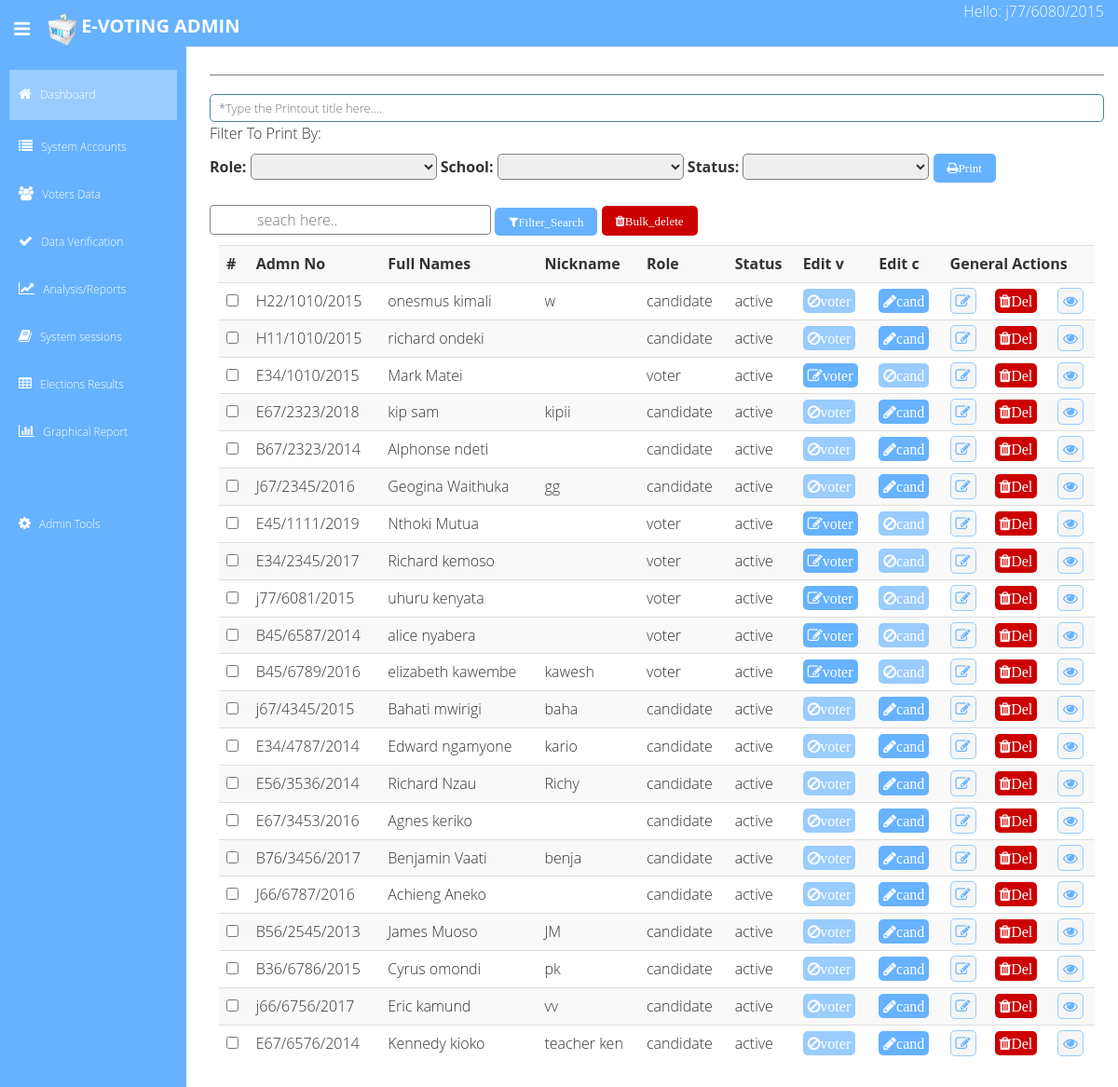
The app's page /admin/manage-voter.php (signed in) with its own data.
### tables this page shows
CREATE TABLE `users` (
  `id` int(11) NOT NULL,
  `name` varchar(100) NOT NULL,
  `username` varchar(40) NOT NULL,
  `password` varchar(256) DEFAULT '11111',
  `role` varchar(15) NOT NULL DEFAULT 'voter',
  `email` varchar(80) DEFAULT NULL,
  `reg_date` datetime NOT NULL DEFAULT current_timestamp()
);

CREATE TABLE `voters` (
  `id` int(11) NOT NULL,
  `name` varchar(100) NOT NULL,
  `admn_no` varchar(100) NOT NULL,
  `email` varchar(80) NOT NULL,
  `school` varchar(100) NOT NULL,
  `role` varchar(80) NOT NULL DEFAULT 'voter',
  `position` varchar(80) NOT NULL DEFAULT 'N/A',
  `category` varchar(80) NOT NULL DEFAULT 'N/A',
  `status` varchar(80) NOT NULL DEFAULT 'active',
  `reg_date` datetime NOT NULL DEFAULT current_timestamp(),
  `image` longblob NOT NULL,
  `voted` int(11) NOT NULL DEFAULT 0,
  `nickname` varchar(100) NOT NULL
);

### admin/manage-voter.php (the view, shortened to what this page needs)
<?php require_once('votersdb.php'); ?>
<?php
$query="SELECT * FROM users WHERE username= '".$_SESSION['username']."' ";
$results=mysqli_query($link,$query); ?>
<?php while($row=mysqli_fetch_array($results)){ ?>
  <?php  if(($row['role'])=='admin'): ?>
<?php require_once('header.php'); ?>
    <section id="main-content">
      <section class="wrapper site-min-height">
        <hr>
<?php
            function filterTable($query){
    $link=mysqli_connect('127.0.0.1','root','1234567','e-voting');
$filter_Result = mysqli_query($link,$query);
    return $filter_Result;
}
if(isset($_POST['searchbtn'])){
  $valueToSearch= $_POST['valueToSearch'];
$query = "SELECT * FROM voters WHERE name LIKE '%$valueToSearch%' OR admn_no LIKE '%$valueToSearch%' OR email LIKE '%$valueToSearch%' OR school LIKE '%$valueToSearch%' OR position LIKE '%$valueToSearch%' OR status LIKE '%$valueToSearch%' OR role LIKE '%$valueToSearch%' ORDER BY id DESC";
    $result = filterTable($query);
}
else{
 $query = "SELECT * FROM voters ORDER BY id DESC";
    $result= filterTable($query);
}
?>
<form action="votersdb.php" method="post" >
    <input type="text"  name="title" value="" placeholder="  *Type the Printout title here...." style="width:100%; height:30px; border-radius:5px;border:1px solid steelblue; font-size:13px;">
    <p>Filter To Print By:</p>
    <b>Role:</b>
    <select class="ins" name="role1">
    <option value=""></option>
    <option>Voter</option>
    </select>
     <b>School:</b>
    <select class="ins" name="school1">
      <option value=""></option>
     <option value="school of business">School of Business</option>
</select>
     <b>Status:</b>
    <select class="ins" name="status1">
    <option value=""></option>
    <option>Active</option>
    </select>
   <button type="submit" name="print"  class="btn" onclick= "target = '_blank'"><i class="fa fa-print">Print</i></button>
 <br><br>
<div class="Input-group1">
<input type="text"  name="valueToSearch" value="" class="search1" placeholder="seach here..">
<button type="submit" formaction="manage-voter.php" name="searchbtn" class="btn"><i class="fa fa-filter">Filter_Search</i> </button>
<button type="submit" name="bulk_del" class="btn-reset"><i class="fa fa-trash">Bulk_delete</i></button>
</div>
<div class="row-con">
<table class="table table-striped table-advance table-hover" >
          <tr bgcolor="gainsboro">
              <th>#</th>
              <th>Admn No</th>
              <th>Full Names</th>
              <th>Nickname</th>
              <th>Role</th>
              <th>Status</th>
              <th>Edit v</th>
              <th>Edit c</th>
              <th colspan="3">General Actions</th>
              </tr>
<?php if($result->num_rows>0): ?>
<?php while ($row = mysqli_fetch_array($result)) { ?>
		<tr>
            <td><input type="checkbox" name="checkbox[]" value="<?php echo $row['id']; ?>"></td>
			<td><?php echo $row['admn_no']; ?></td>
			<td><?php echo $row['name']; ?></td>
            <td><?php echo $row['nickname']; ?></td>
            <td><?php echo $row['role']; ?></td>
             <td><?php echo $row['status']; ?></td>
            <td>
                <?php if($row['role']=='candidate'): ?>
                <disabled a href="register-voter.php?edit=<?php echo $row['id']; ?>" class="edit_disabled" ><i class="fa fa-ban">voter</i></a>
                <?php else: ?>
				<a href="register-voter.php?edit=<?php echo $row['id']; ?>" class="edit_btn" ><i class="fa fa-edit">voter</i></a>
                <?php endif; ?>
            </td>
            <td>
                <?php if($row['role']=='voter'): ?>
                <disabled a href="register-candidate.php?alter=<?php echo $row['id']; ?>" class="edit_disabled" ><i class="fa fa-ban">cand</i></a>
                <?php else: ?>
            <a href="register-candidate.php?alter=<?php echo $row['id']; ?>" class="edit_btn" ><i class="fa fa-pencil">cand</i></a>
                <?php endif; ?>
            </td>
             <td>
				<a href="register.php?change_role=<?php echo $row['id']; ?>"
                   onclick="return confirm ('Are you sure you want to change  role for <?php echo $row['name'] ?> on Voters database ?')"
                   class="factory_btn" ><i class="fa fa-edit"></i></a>
            </td>
            <td>
				<a href="votersdb.php?delete=<?php echo $row['id']; ?>"
                   onclick="return confirm ('Confirm Deleting <?php echo $row['name'] ?> from Voters ?')"
                   class="del_btn" ><i class="fa fa-trash">Del</i></a>
            </td>
            <td>
            <a href="profile-info.php?viewvoter=<?php echo $row['id']; ?> " class="factory_btn" target = '_blank'><i class="fa fa-eye"></i></a>
            </td>
		</tr>
    <?php } ?>
    <?php else: ?>
<tr><td colspan="14"><i class="fa fa-remove"></i>No matches Found!</td></tr>
<?php endif; ?>
          </table>
        </div>
       </form>
    </section>
</section>
  <?php else: ?>
<?php require_once('error.php'); ?>
        <?php endif; }?>
</body>
</html>

### admin/header.php (shortened to what this page needs)
<!DOCTYPE html>
<html lang="en">
<head>
  <link href="lib/bootstrap/css/bootstrap.min.css" rel="stylesheet">
  <link href="lib/font-awesome/css/font-awesome.css" rel="stylesheet" />
  <link rel="stylesheet" type="text/css" href="css/zabuto_calendar.css">
  <link rel="stylesheet" type="text/css" href="lib/gritter/css/jquery.gritter.css" />
  <link href="css/style.css" rel="stylesheet">
  <link href="css/style-responsive.css" rel="stylesheet">
</head>
<body>
  <section id="container">
    <header class="header black-bg">
      <div class="sidebar-toggle-box">
        <div class="fa fa-bars tooltips" data-placement="right" data-original-title="Collapse Menu"></div>
      </div>
      <a href="index.php" class="logo"><b><img src="img/vote.png" width="40" height="40">E-VOTING ADMIN</b></a>
      <div class="top-menu">
        <ul class="nav pull-right top-menu">
             <li>
            <?php  if (isset($_SESSION['username'])) : ?>
                            Hello:
                    <?php echo $_SESSION['username']; ?>
                  <?php endif ?>
							</li>
        </ul>
      </div>
    </header>
    <aside>
      <div id="sidebar" class="nav-collapse ">
        <ul class="sidebar-menu" id="nav-accordion">
          <li class="mt">
            <a class="active" href="index.php">
              <i class="fa fa-home"></i>
              <span>Dashboard</span>
              </a>
          </li>
          <li class="sub-menu">
            <a href="javascript:;">
              <i class="fa fa-list"></i>
              <span>System Accounts</span>
              </a>
          </li>
          <li class="sub-menu">
            <a href="javascript:;">
              <i class="fa fa-group"></i>
              <span>Voters Data</span>
              </a>
          </li>
              <li class="sub-menu">
            <a href="javascript:;">
              <i class="fa fa-check"></i>
              <span>Data Verification</span>
              </a>
          </li>
              <li class="sub-menu">
            <a href="javascript:;">
              <i class="fa fa-line-chart"></i>
              <span>Analysis/Reports</span>
              </a>
          </li>
              <li class="sub-menu">
            <a href="javascript:;">
              <i class="fa fa-book"></i>
              <span>System sessions</span>
              </a>
          </li>
                <li class="sub-menu">
            <a href="javascript:;">
              <i class="fa fa-table"></i>
              <span>Elections Results</span>
              </a>
          </li>
                <li class="sub-menu">
            <a href="javascript:;">
              <i class="fa fa-bar-chart"></i>
              <span>Graphical Report</span>
              </a>
          </li>
        <br><br>
                   <li class="sub-menu">
            <a href="javascript:;">
              <i class="fa fa-cog"></i>
              <span>Admin Tools</span>
              </a>
          </li>
             </ul>
               </div>
    </aside>

### admin/css/style.css (style rules this page uses)
body { font-size:13px; }
ul li { list-style: none; }
a, a:hover, a:focus { text-decoration: none; outline: none; }
hr { margin-top: 20px; margin-bottom: 20px; border: 0; border-top: 1px solid #797979; }
#sidebar { width: 200px; height: 100%; position: fixed; background: #66b2ff; }
#sidebar ul li { position: relative; }
ul.sidebar-menu , ul.sidebar-menu li ul.sub { margin: -2px 0 0; padding: 0; }
ul.sidebar-menu { margin-top: 75px; }
ul.sidebar-menu li { margin-bottom: 5px; margin-left:10px; margin-right:10px; }
ul.sidebar-menu li.sub-menu { line-height: 15px; }
ul.sidebar-menu li a span { display: inline-block; }
ul.sidebar-menu li a { color: white; text-decoration: none; display: block; padding: 15px 0 15px 10px; font-size: 12px; outline: none; -webkit-transition: all 0.3s ease; -moz-transition: all 0.3s ease; -o-transition: all 0.3s ease; -ms-transition: all 0.3s ease; transition: all 0.3s ease; }
ul.sidebar-menu li a.active, ul.sidebar-menu li a:hover, ul.sidebar-menu li a:focus { background: #99ccff; color: white; display: block; -webkit-transition: all 0.3s ease; -moz-transition: all 0.3s ease; -o-transition: all 0.3s ease; -ms-transition: all 0.3s ease; transition: all 0.3s ease; }
ul.sidebar-menu li a i { font-size: 15px; padding-right: 6px; }
ul.sidebar-menu li a.active i { color: #fff; }
#main-content { margin-left: 210px; }
.header, .footer { padding: 0 15px; }
.header { position: fixed; left: 0; right: 0; z-index: 1002; }
.black-bg { background: #66b2ff; color: white; }
.wrapper { display: inline-block; margin-top: 60px; padding-left: 15px; padding-right: 15px; padding-bottom: 15px; padding-top: 0px; width: 100%; }
a.logo { font-size: 20px; color: white; float: left; margin-top: 10px; text-transform: uppercase; }
@media screen and (-webkit-min-device-pixel-ratio:0) { a.logo { font-size: 8px; color: white; float: left; text-transform: lowercase; } }
.sidebar-toggle-box { float: left; padding-right: 15px; margin-top: 20px; }
.sidebar-toggle-box .fa-bars { cursor:e-resize; display: inline-block; font-size: 20px; }
body { font: 16px/1.5em "Overpass", "Open Sans", Helvetica, sans-serif; color: #333; font-weight: 300; }
.btn { font-size: 13px; color: white; background: #66b2ff; padding: 6px 15px; border: none; border-radius: 5px; }
.btn-reset { font-size: 13px; color: white; background: #cc0000; padding: 4px 15px; border: none; border-radius: 5px; }
.edit_btn { text-decoration: none; padding: 2px 5px; color: white; background: #66b2ff; border-radius: 5px; }
.edit_disabled { color:white; cursor: not-allowed; text-decoration: none; padding: 2px 5px; background: #99ccff; border-radius: 5px; }
.factory_btn { text-decoration: none; padding: 2px 5px; color: #66b2ff; background: whitesmoke; border: 1px solid #99ccff; border-radius: 5px; }
.del_btn { text-decoration: none; padding: 2px 5px; color: white; border-radius: 3px; background: #cc0000; border-radius: 5px; }
.search1 { padding: 3px 50px; border: 1px solid gray; border-radius: 4px; }
.row-con { width: 100%; padding: 10px; border-radius: 5px; display: flex; overflow: auto; }
.ins { width: 200px; height: 28px; border-radius: 5px; border: 1px solid gray; }

### records on screen
voters: admn_no "H22/1010/2015", name "onesmus kimali", nickname "w", role "candidate", status "active"
voters: admn_no "H11/1010/2015", name "richard ondeki", role "candidate", status "active"
voters: admn_no "E34/1010/2015", name "Mark Matei", role "voter", status "active"
voters: admn_no "E67/2323/2018", name "kip sam", nickname "kipii", role "candidate", status "active"
voters: admn_no "B67/2323/2014", name "Alphonse ndeti", role "candidate", status "active"
voters: admn_no "J67/2345/2016", name "Geogina Waithuka", nickname "gg", role "candidate", status "active"
voters: admn_no "E45/1111/2019", name "Nthoki Mutua", role "voter", status "active"
voters: admn_no "E34/2345/2017", name "Richard kemoso", role "voter", status "active"
voters: admn_no "j77/6081/2015", name "uhuru kenyata", role "voter", status "active"
voters: admn_no "B45/6587/2014", name "alice nyabera", role "voter", status "active"
voters: admn_no "B45/6789/2016", name "elizabeth kawembe", nickname "kawesh", role "voter", status "active"
voters: admn_no "j67/4345/2015", name "Bahati mwirigi", nickname "baha", role "candidate", status "active"
voters: admn_no "E34/4787/2014", name "Edward ngamyone", nickname "kario", role "candidate", status "active"
voters: admn_no "E56/3536/2014", name "Richard Nzau", nickname "Richy", role "candidate", status "active"
voters: admn_no "E67/3453/2016", name "Agnes keriko", role "candidate", status "active"
voters: admn_no "B76/3456/2017", name "Benjamin Vaati", nickname "benja", role "candidate", status "active"
voters: admn_no "J66/6787/2016", name "Achieng Aneko", role "candidate", status "active"
voters: admn_no "B56/2545/2013", name "James Muoso", nickname "JM", role "candidate", status "active"
voters: admn_no "B36/6786/2015", name "Cyrus omondi", nickname "pk", role "candidate", status "active"
voters: admn_no "j66/6756/2017", name "Eric kamund", nickname "vv", role "candidate", status "active"
voters: admn_no "E67/6576/2014", name "Kennedy kioko", nickname "teacher ken", role "candidate", status "active"
